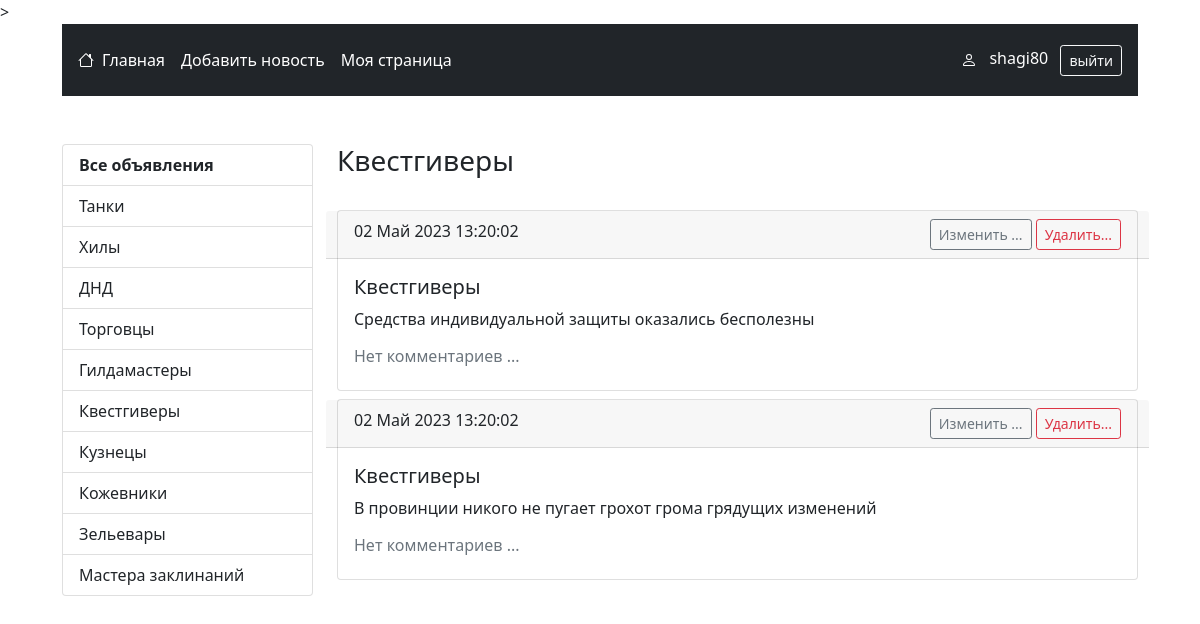
Screenshot of /user-page/5 (signed in) with the database file from the repository.
### advert/models.py (models this page shows, shortened)
class Advert(models.Model):
    category = models.CharField(choices=CATEGORY_CHOICES, max_length=50,
                                null=False, blank=False, verbose_name='Категория')
    title = models.CharField(max_length=255, null=False, blank=False,
                             verbose_name='Заголовок объявления')
    text = tinymce_models.HTMLField(max_length=4000, null=False, blank=False,
                                    verbose_name='Текст объявления')
    created_at = models.DateTimeField(auto_now_add=True,
                                      verbose_name='Время создания объявления')
    author = models.ForeignKey(User, on_delete=models.CASCADE, null=False,
                               blank=False, verbose_name='Автор объявления')
    class Meta:
        verbose_name = "Объявление"
        verbose_name_plural = "Объявления"
        ordering = ['-created_at']

### advert/views.py (the view)
# urls.py: path('user-page/', UserPage.as_view(), name = 'user_page'),
class UserPage(LoginRequiredMixin, ListView):
    model = Advert
    context_object_name = 'adverts'
    extra_context = {'title': 'Моя страница'}
    template_name = 'advert/user_page.html'
    def get_context_data(self, **kwargs):
        context = super().get_context_data(**kwargs)
        context['categories'] = CATEGORY_CHOICES
        if 'category_id' in self.kwargs:
            context['current_category_title'] = CATEGORY_CHOICES[self.kwargs['category_id']][1]
            context['current_category_key'] = CATEGORY_CHOICES[self.kwargs['category_id']][0]
        return (context)
    def get_queryset(self):
        adverts = Advert.objects.filter(author=self.request.user)
        if 'category_id' in self.kwargs:
            adverts = adverts.filter(category=CATEGORY_CHOICES[self.kwargs['category_id']][0])
        return adverts

### advert/templates/advert/user_page.html (shortened to what this page needs)
{% extends 'layout.html' %}
{% load static %}
{% block content %}
    <main class="row my-5">
        <div class="col-lg-3 mb-3">
            <ul class="list-group">
                <a href="{% url 'user_page' %}" class="list-group-item list-group-item-action" aria-current="true">
                    <strong>Все объявления</strong>
                </a>
                {% for key,title in categories %}
                    <a href="{% url 'user_page_category' forloop.counter0 %}" class="list-group-item list-group-item-action" aria-current="true">
                        {{ title }}
                    </a>
                {% endfor %}
            </ul>
        </div>
        <div class='col-lg-9'>
            <div class='row justify-content-between align-items-center mb-4'>
                <h3 class="col-auto">
                    {% if current_category_title %}
                        {{ current_category_title }}
                    {% else %}
                        Все ваши объявления
                    {% endif %}
                </h3>
            </div>
            {% for advert in adverts %}
                <div class="card mb-2">
                    <div class="card-header row justify-content-center justify-content-sm-between">
                        <div class='col-auto'>{{ advert.created_at|date:'d F Y H:i:s' }}</div>
                        <div class='col-sm-auto text-center'>
                            <a href="{% url 'update_advert' advert.pk %}" class="btn btn-outline-secondary btn-sm">Изменить ...</a>
                            <a href="{% url 'delete_advert' advert.pk %}" class="btn btn-outline-danger btn-sm">Удалить...</a>
                        </div>
                    </div>
                    <div class="card-body">
                        <h5 class="card-title">{{ advert.get_category_display }}</h5>
                        <p class="card-text">{{ advert.title }}</p>
                        {% if advert.comment_set.all.count %}
                            <button class="btn btn-outline-primary btn-sm" type="button" data-bs-toggle="collapse" data-bs-target="#collapseComments-{{ advert.pk }}" aria-expanded="false" aria-controls="collapseComments-{{ advert.pk }}">
                                Показать/скрыть комментарии
                            </button>
                            <div class="collapse" id="collapseComments-{{ advert.pk }}">
                                <div id='comments' class='row mx-3 mt-4'>
                                    {% for comment in advert.comment_set.all %}
                                        <div id='comment_div_{{ comment.pk }}' class='mb-3'>
                                            <strong class='text-muted'> {{ comment.created_at|date:'d F Y H:i:s' }}  {{ comment.author }}</strong>
                                            <div> {{ comment.text }} </div>
                                            {% if advert.author == request.user %}
                                                {% if comment.accepted %}
                                                    <div class='text-success'>
                                                        <svg xmlns="http://www.w3.org/2000/svg" width="16" height="16" fill="currentColor" class="bi bi-check" viewBox="0 0 16 16">
                                                            <path d="M10.97 4.97a.75.75 0 0 1 1.07 1.05l-3.99 4.99a.75.75 0 0 1-1.08.02L4.324 8.384a.75.75 0 1 1 1.06-1.06l2.094 2.093 3.473-4.425a.267.267 0 0 1 .02-.022z"/>
                                                        </svg>
                                                        принят
                                                    </div>
                                                {% else %}
                                                    <div id='advert_author_buttons_{{ comment.pk }}'>
                                                        <button class='btn-accept btn btn-sm' comment-pk='{{ comment.pk }}'data-url='{% url "comment_accept"  %}' token='{{ csrf_token }}'>
                                                            <svg xmlns="http://www.w3.org/2000/svg" width="16" height="16" fill="currentColor" class="bi bi-check" viewBox="0 0 16 16">
                                                                <path d="M10.97 4.97a.75.75 0 0 1 1.07 1.05l-3.99 4.99a.75.75 0 0 1-1.08.02L4.324 8.384a.75.75 0 1 1 1.06-1.06l2.094 2.093 3.473-4.425a.267.267 0 0 1 .02-.022z"/>
                                                            </svg>
                                                            Принять
                                                        </button>
                                                        <button class='btn-delete btn btn-sm' comment-pk='{{ comment.pk }}'data-url='{% url "comment_delete"  %}' token='{{ csrf_token }}'>
                                                            <svg xmlns="http://www.w3.org/2000/svg" width="16" height="16" fill="currentColor" class="bi bi-x" viewBox="0 0 16 16">
                                                                <path d="M4.646 4.646a.5.5 0 0 1 .708 0L8 7.293l2.646-2.647a.5.5 0 0 1 .708.708L8.707 8l2.647 2.646a.5.5 0 0 1-.708.708L8 8.707l-2.646 2.647a.5.5 0 0 1-.708-.708L7.293 8 4.646 5.354a.5.5 0 0 1 0-.708z"/>
                                                            </svg>
                                                            Отклонить
                                                        </button>
                                                    </div>
                                                    <div id='advert_comment_success_{{ comment.pk }}' class='text-success' style='display:none'>
                                                        <svg xmlns="http://www.w3.org/2000/svg" width="16" height="16" fill="currentColor" class="bi bi-check" viewBox="0 0 16 16">
                                                            <path d="M10.97 4.97a.75.75 0 0 1 1.07 1.05l-3.99 4.99a.75.75 0 0 1-1.08.02L4.324 8.384a.75.75 0 1 1 1.06-1.06l2.094 2.093 3.473-4.425a.267.267 0 0 1 .02-.022z"/>
                                                        </svg>
                                                        принят
                                                    </div>
                                                {% endif %}
                                            {% endif %}
                                        </div>
                                    {% endfor %}
                                </div>
                            </div>
                        {% else %}
                            <h6 class='text-muted'>Нет комментариев ...</h6>
                        {% endif %}
                    </div>
                </div>
            {% empty %}
                <h4 class='my-5 text-center text-muted'>У вас пока нет объявлений ...</h4>
            {% endfor %}
        </div>
    </main>
{% endblock content %}

### templates/layout.html (shortened to what this page needs)
<!doctype html>
<html lang="ru">
  <head>
    <link href="https://cdn.jsdelivr.net/npm/bootstrap@5.0.2/dist/css/bootstrap.min.css" rel="stylesheet">>
  </head>
  <body>
    <main class="container col-11">
        <nav class="navbar sticky-top p-3 bg-dark text-white">
          <div class="col col-lg-auto d-flex flex-wrap align-items-center justify-content-center justify-content-lg-start">
            <a href="/" class="d-flex align-items-center mb-2 mb-lg-0 text-white text-decoration-none">
            </a>
            <ul class="nav col-lg-auto me-lg-auto mb-2 justify-content-center mb-md-0">
              <li><a href="/" class="nav-link px-2 text-white">Главная</a></li>
              {% if request.user.is_authenticated %}
                <li><a href="{% url 'create_adver' %}" class="nav-link px-2 text-white">Добавить новость</a></li>
                <li><a href="{% url 'user_page' %}" class="nav-link px-2 text-white">Моя страница</a></li>
              {% endif %}
            </ul>
          </div>
          <div class='col-12 col-lg-auto text-center'>
            {% if request.user.is_authenticated %}
              <div>
                <span class='mx-2'>{{ request.user.username }}</span>
                <a href="/accounts/logout/" role="button" class="btn btn-outline-light btn-sm">выйти</a>
              </div>
            {% else %}
              <div class="col">
                <a href="/accounts/login/" role="button" class="btn btn-outline-light btn-sm mx-2">войти</a>
              </div>
            {% endif %}
          </div>
        </nav>
        {% block content %}
        {% endblock content %}
    </main>
  </body>
</html>

### rows the page displays
Advert: created_at "02 Май 2023 13:20:02", category "Квестгиверы", title "Средства индивидуальной защиты оказались бесполезны", shows "Нет комментариев ..."
Advert: created_at "02 Май 2023 13:20:02", category "Квестгиверы", title "В провинции никого не пугает грохот грома грядущих изменений", shows "Нет комментариев ..."

### other values shown
{{ request.user.username }} "shagi80"
{{ title }} "Танки" "Хилы" "ДНД" "Торговцы" "Гилдамастеры" "Квестгиверы" "Кузнецы" "Кожевники" "Зельевары" "Мастера заклинаний"
{{ current_category_title }} "Квестгиверы"
